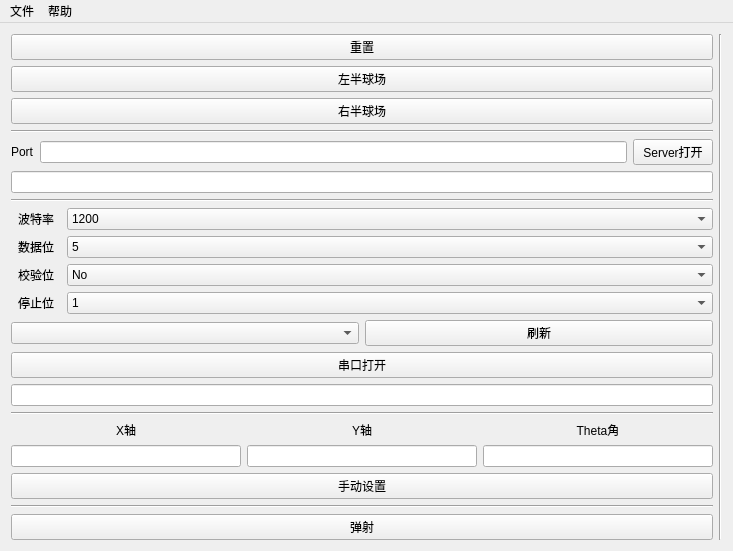
<?xml version="1.0" encoding="UTF-8"?>
<ui version="4.0">
 <class>MainWindow</class>
 <widget class="QMainWindow" name="MainWindow">
  <property name="geometry">
   <rect>
    <x>0</x>
    <y>0</y>
    <width>733</width>
    <height>529</height>
   </rect>
  </property>
  <property name="windowTitle">
   <string>控制系统</string>
  </property>
  <property name="windowIcon">
   <iconset>
    <normaloff>source/iconn.ico</normaloff>source/iconn.ico</iconset>
  </property>
  <widget class="QWidget" name="centralWidget">
   <layout class="QVBoxLayout" name="verticalLayout_2">
    <item>
     <layout class="QHBoxLayout" name="horizontalLayout">
      <item>
       <layout class="QVBoxLayout" name="verticalLayout">
        <property name="sizeConstraint">
         <enum>QLayout::SetMinimumSize</enum>
        </property>
        <item>
         <widget class="QPushButton" name="restartButton">
          <property name="text">
           <string>重置</string>
          </property>
         </widget>
        </item>
        <item>
         <widget class="QPushButton" name="leftGroundButton">
          <property name="text">
           <string>左半球场</string>
          </property>
         </widget>
        </item>
        <item>
         <widget class="QPushButton" name="rightGroundButton">
          <property name="text">
           <string>右半球场</string>
          </property>
         </widget>
        </item>
        <item>
         <widget class="Line" name="line_2">
          <property name="orientation">
           <enum>Qt::Horizontal</enum>
          </property>
         </widget>
        </item>
        <item>
         <layout class="QHBoxLayout" name="horizontalLayout_6">
          <item>
           <widget class="QLabel" name="label_5">
            <property name="text">
             <string>Port</string>
            </property>
           </widget>
          </item>
          <item>
           <widget class="QLineEdit" name="portLineEdit"/>
          </item>
          <item>
           <widget class="QPushButton" name="serverButton">
            <property name="text">
             <string>Server打开</string>
            </property>
           </widget>
          </item>
         </layout>
        </item>
        <item>
         <widget class="QLineEdit" name="socketLineEditer"/>
        </item>
        <item>
         <widget class="Line" name="line_5">
          <property name="orientation">
           <enum>Qt::Horizontal</enum>
          </property>
         </widget>
        </item>
        <item>
         <layout class="QHBoxLayout" name="horizontalLayout_2">
          <item>
           <widget class="QLabel" name="label_8">
            <property name="maximumSize">
             <size>
              <width>50</width>
              <height>16777215</height>
             </size>
            </property>
            <property name="text">
             <string>波特率</string>
            </property>
            <property name="alignment">
             <set>Qt::AlignCenter</set>
            </property>
           </widget>
          </item>
          <item>
           <widget class="QComboBox" name="baudRateComboBox">
            <property name="currentText">
             <string>1200</string>
            </property>
            <item>
             <property name="text">
              <string>1200</string>
             </property>
            </item>
            <item>
             <property name="text">
              <string>2400</string>
             </property>
            </item>
            <item>
             <property name="text">
              <string>4800</string>
             </property>
            </item>
            <item>
             <property name="text">
              <string>9600</string>
             </property>
            </item>
            <item>
             <property name="text">
              <string>19200</string>
             </property>
            </item>
            <item>
             <property name="text">
              <string>38400</string>
             </property>
            </item>
            <item>
             <property name="text">
              <string>57600</string>
             </property>
            </item>
            <item>
             <property name="text">
              <string>115200</string>
             </property>
            </item>
           </widget>
          </item>
         </layout>
        </item>
        <item>
         <layout class="QHBoxLayout" name="horizontalLayout_7">
          <item>
           <widget class="QLabel" name="label_7">
            <property name="maximumSize">
             <size>
              <width>50</width>
              <height>16777215</height>
             </size>
            </property>
            <property name="text">
             <string>数据位</string>
            </property>
            <property name="alignment">
             <set>Qt::AlignCenter</set>
            </property>
           </widget>
          </item>
          <item>
           <widget class="QComboBox" name="dataBitsComboBox">
            <property name="currentText">
             <string>5</string>
            </property>
            <item>
             <property name="text">
              <string>5</string>
             </property>
            </item>
            <item>
             <property name="text">
              <string>6</string>
             </property>
            </item>
            <item>
             <property name="text">
              <string>7</string>
             </property>
            </item>
            <item>
             <property name="text">
              <string>8</string>
             </property>
            </item>
           </widget>
          </item>
         </layout>
        </item>
        <item>
         <layout class="QHBoxLayout" name="horizontalLayout_8">
          <item>
           <widget class="QLabel" name="label">
            <property name="maximumSize">
             <size>
              <width>50</width>
              <height>16777215</height>
             </size>
            </property>
            <property name="text">
             <string>校验位</string>
            </property>
            <property name="alignment">
             <set>Qt::AlignCenter</set>
            </property>
           </widget>
          </item>
          <item>
           <widget class="QComboBox" name="parityComboBox">
            <item>
             <property name="text">
              <string>No</string>
             </property>
            </item>
            <item>
             <property name="text">
              <string>Even</string>
             </property>
            </item>
            <item>
             <property name="text">
              <string>Odd</string>
             </property>
            </item>
            <item>
             <property name="text">
              <string>Space</string>
             </property>
            </item>
            <item>
             <property name="text">
              <string>Mark</string>
             </property>
            </item>
           </widget>
          </item>
         </layout>
        </item>
        <item>
         <layout class="QHBoxLayout" name="horizontalLayout_9">
          <item>
           <widget class="QLabel" name="label_6">
            <property name="maximumSize">
             <size>
              <width>50</width>
              <height>16777215</height>
             </size>
            </property>
            <property name="text">
             <string>停止位</string>
            </property>
            <property name="alignment">
             <set>Qt::AlignCenter</set>
            </property>
           </widget>
          </item>
          <item>
           <widget class="QComboBox" name="stopBitsComboBox">
            <item>
             <property name="text">
              <string>1</string>
             </property>
            </item>
            <item>
             <property name="text">
              <string>1.5</string>
             </property>
            </item>
            <item>
             <property name="text">
              <string>2</string>
             </property>
            </item>
           </widget>
          </item>
         </layout>
        </item>
        <item>
         <layout class="QHBoxLayout" name="horizontalLayout_5">
          <item>
           <widget class="QComboBox" name="comComboBox"/>
          </item>
          <item>
           <widget class="QPushButton" name="comRefreshButton">
            <property name="text">
             <string>刷新</string>
            </property>
           </widget>
          </item>
         </layout>
        </item>
        <item>
         <widget class="QPushButton" name="comButton">
          <property name="text">
           <string>串口打开</string>
          </property>
         </widget>
        </item>
        <item>
         <widget class="QLineEdit" name="comLineEdit"/>
        </item>
        <item>
         <widget class="Line" name="line_3">
          <property name="orientation">
           <enum>Qt::Horizontal</enum>
          </property>
         </widget>
        </item>
        <item>
         <layout class="QHBoxLayout" name="horizontalLayout_4">
          <item>
           <widget class="QLabel" name="label_3">
            <property name="text">
             <string>X轴</string>
            </property>
            <property name="alignment">
             <set>Qt::AlignCenter</set>
            </property>
           </widget>
          </item>
          <item>
           <widget class="QLabel" name="label_4">
            <property name="text">
             <string>Y轴</string>
            </property>
            <property name="alignment">
             <set>Qt::AlignCenter</set>
            </property>
           </widget>
          </item>
          <item>
           <widget class="QLabel" name="label_2">
            <property name="text">
             <string>Theta角</string>
            </property>
            <property name="alignment">
             <set>Qt::AlignCenter</set>
            </property>
           </widget>
          </item>
         </layout>
        </item>
        <item>
         <layout class="QHBoxLayout" name="horizontalLayout_3">
          <item>
           <widget class="QLineEdit" name="xLineEdit">
            <property name="readOnly">
             <bool>false</bool>
            </property>
           </widget>
          </item>
          <item>
           <widget class="QLineEdit" name="yLineEdit">
            <property name="readOnly">
             <bool>false</bool>
            </property>
           </widget>
          </item>
          <item>
           <widget class="QLineEdit" name="thetaLineEdit">
            <property name="readOnly">
             <bool>false</bool>
            </property>
           </widget>
          </item>
         </layout>
        </item>
        <item>
         <widget class="QPushButton" name="handPositionButton">
          <property name="text">
           <string>手动设置</string>
          </property>
         </widget>
        </item>
        <item>
         <widget class="Line" name="line_4">
          <property name="orientation">
           <enum>Qt::Horizontal</enum>
          </property>
         </widget>
        </item>
        <item>
         <widget class="QPushButton" name="shotButton">
          <property name="text">
           <string>弹射</string>
          </property>
         </widget>
        </item>
        <item>
         <spacer name="verticalSpacer">
          <property name="orientation">
           <enum>Qt::Vertical</enum>
          </property>
          <property name="sizeHint" stdset="0">
           <size>
            <width>20</width>
            <height>40</height>
           </size>
          </property>
         </spacer>
        </item>
       </layout>
      </item>
      <item>
       <widget class="Line" name="line">
        <property name="orientation">
         <enum>Qt::Vertical</enum>
        </property>
       </widget>
      </item>
     </layout>
    </item>
   </layout>
  </widget>
  <widget class="QMenuBar" name="menuBar">
   <property name="geometry">
    <rect>
     <x>0</x>
     <y>0</y>
     <width>733</width>
     <height>23</height>
    </rect>
   </property>
   <widget class="QMenu" name="menu">
    <property name="title">
     <string>文件</string>
    </property>
    <addaction name="action"/>
    <addaction name="action_3"/>
   </widget>
   <widget class="QMenu" name="menu_2">
    <property name="title">
     <string>帮助</string>
    </property>
    <addaction name="action_2"/>
   </widget>
   <addaction name="menu"/>
   <addaction name="menu_2"/>
  </widget>
  <action name="action">
   <property name="text">
    <string>打开</string>
   </property>
  </action>
  <action name="action_2">
   <property name="text">
    <string>关于</string>
   </property>
  </action>
  <action name="action_3">
   <property name="text">
    <string>重置</string>
   </property>
  </action>
 </widget>
 <layoutdefault spacing="6" margin="11"/>
 <resources/>
 <connections/>
</ui>
